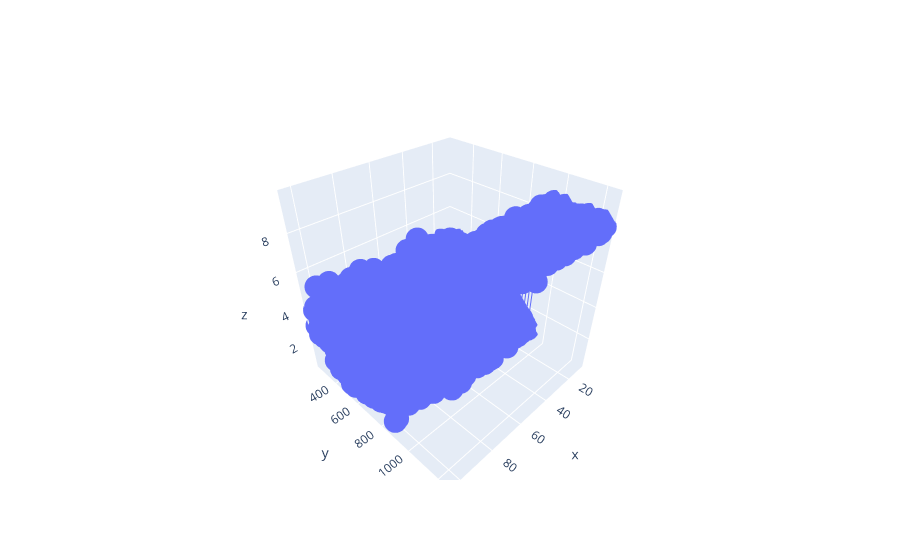

Notebook source saved alongside this figure:
### Markdown cell above
Построим 3D-визуализацию результатов.

### Code cell
fig = go.Figure(data=[go.Scatter3d(x=lst[:, 0], y=lst[:, 1], z=lst[:, 2])])
fig.show()

### Figure 1 — Plotly figure (JSON) as saved in the notebook; plotly's stock layout.template omitted (floating-point values rounded to 4 significant figures; data arrays with more than 128 entries replaced by an {"elided": "..."} marker saying what was removed)
{"data": [{"type": "scatter3d", "x": {"elided": "3200 int values"}, "y": {"elided": "3200 int values"}, "z": {"elided": "3200 float values"}}], "layout": {}}
